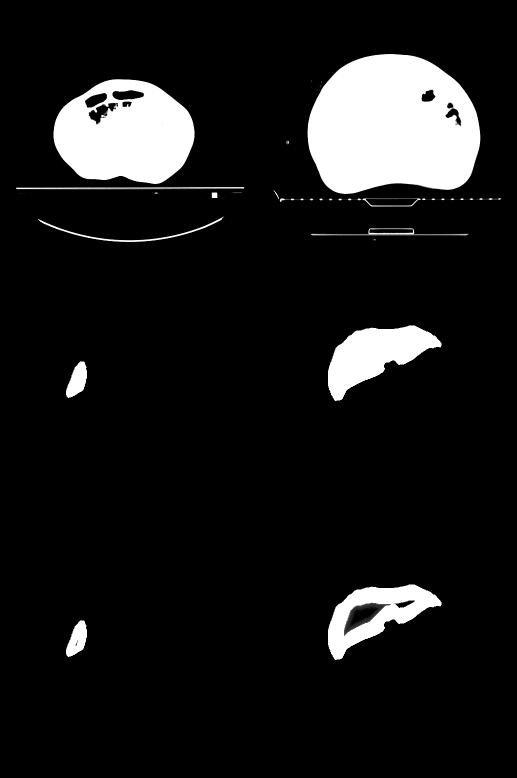
#> input picture onur/repo/train_batch.png, 1034 x 1556 px, given as the content of the folder /home/caki/desktop/projects/unet/unet-tf/rose2/train, which was not available (shown at 1/2 size)
$ jupyter execute --allow-errors skelaton_reg.ipynb   (text cells are left out)
#> lines starting #> are read from the running program, lines starting #| are printed output that depends on the picture; after the words box and inside, x2 and y2 are one past the last pixel; in counts of white or black regions, pixels touching at a corner belong together; pictures that were not available may be replaced by others from this repository, and a replacement may not be noted
[cell 1]
import tensorflow as tf
import keras
print(tf.__version__)

[cell 2]
print("Num GPUs Available: ", len(tf.config.list_physical_devices('GPU')))
#> (this line was passed over: tensorflow is not available in this run)

[cell 3]
import os
import pandas as pd
import re
import numpy as np
import matplotlib.pyplot as plt
import cv2
from tensorflow.keras.callbacks import ModelCheckpoint
from tqdm import tqdm

[cell 4]
# Encoder Utilities

# [60 lines left out: functions conv2d_block, encoder_block, encoder, not called in this run]

[cell 5]
# [8 lines left out: function bottleneck, not called in this run]

[cell 6]
# Decoder Utilities

# [69 lines left out: functions decoder_block, decoder_binary, decoder_reg, not called in this run]

[cell 7]
OUTPUT_CHANNELS = 1

def unet():
    '''
    Defines the UNet by connecting the encoder, bottleneck and decoder.
    '''

    # specify the input shape
    inputs = tf.keras.layers.Input(shape=(512, 512,1,))

    # feed the inputs to the encoder
    encoder_output, convs = encoder(inputs)

    # feed the encoder output to the bottleneck
    bottle_neck = bottleneck(encoder_output)

    # feed the bottleneck and encoder block outputs to the decoder
    # specify the number of classes via the `output_channels` argument
    output_bin = decoder_binary(bottle_neck, convs, output_channels=OUTPUT_CHANNELS)

    output_reg = decoder_reg(bottle_neck, convs, output_channels=OUTPUT_CHANNELS)


    # create the model
    model = tf.keras.Model(inputs=inputs, outputs=[output_bin,output_reg])

    return model

# instantiate the model
#> (the rest of this cell did not finish here and is left out)

[cell 8]
train_path = '/home/caki/desktop/projects/unet/unet-tf/rose2/train'
val_path = '/home/caki/desktop/projects/unet/unet-tf/rose2/test'

[cell 9]
image_ext = ['.png','.jpg']
def natural_sort(l):
    def convert(text): return int(text) if text.isdigit() else text.lower()
    def alphanum_key(key): return [convert(c)
                                   for c in re.split('([0-9]+)', key)]
    return sorted(l, key=alphanum_key)

def get_image_list(path):
    image_names = []
    for maindir, subdir, file_name_list in os.walk(path):
        for filename in file_name_list:
            if '_label' not in filename:
                apath = os.path.join(maindir, filename)
                ext = os.path.splitext(apath)[1]
                if ext in image_ext:
                    image_names.append(apath)
    return natural_sort(image_names)

[cell 10]
train_images = get_image_list(train_path)
val_images = get_image_list(val_path)

[cell 11]
print(len(train_images))
print(len(val_images))

[cell 12]
class DataGenerator(keras.utils.Sequence):

    def __init__(self, image_list, input_size, batch_size, aug_rate, debug=False, augmentor=None):
        self.image_list = image_list
        print("Data Length: {}".format(len(self.image_list)))
        self.input_height = input_size[0]
        self.input_width = input_size[1]
        self.input_channel = input_size[2]

        self.batch_size = batch_size
        self.augmentor = augmentor
        self.aug_rate = aug_rate
        self.on_epoch_end()
        self.debug_images = debug
    def __len__(self):
        #'the number of batches(iteration) per epoch'
        return int(np.floor(len(self.image_list) / self.batch_size))

    # method that is called after every epoch.
    # We can add routines like shuffling here.
    def on_epoch_end(self):
        self.indexes = np.arange(len(self.image_list))
        np.random.shuffle(self.indexes)

    def __getitem__(self, index):
        indexes = self.indexes[index * self.batch_size : (index + 1) * self.batch_size]

        # select data and load images
        masks_dist = []
        masks_bin = []
        images = []

        for k in indexes:

            #read image
            image = cv2.resize(cv2.imread(
                self.image_list[k],0), (self.input_height, self.input_width))
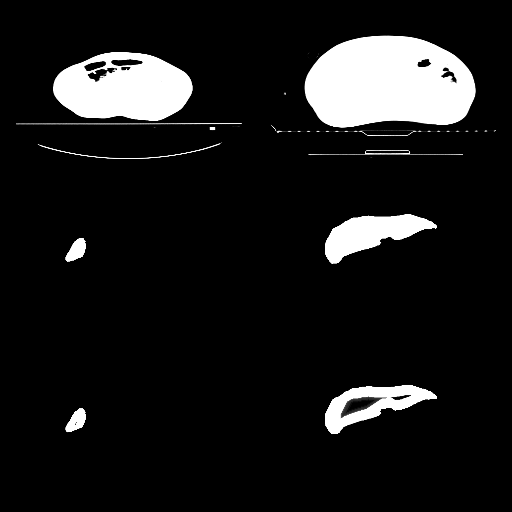
#> image: shape (512, 512); min 0, max 255, mean 25.3
            image = np.expand_dims(image, axis=-1)

            #read label mask
            mask_path = self.image_list[k][:self.image_list[k].rfind('.')] + '_label.png'
            mask_bin = cv2.resize(cv2.imread(mask_path, 0), (self.input_height, self.input_width))


            mask_path = self.image_list[k][:self.image_list[k].rfind('.')] + '_dist_label.png'
            mask_dist = cv2.resize(cv2.imread(mask_path, 0), (self.input_height, self.input_width))
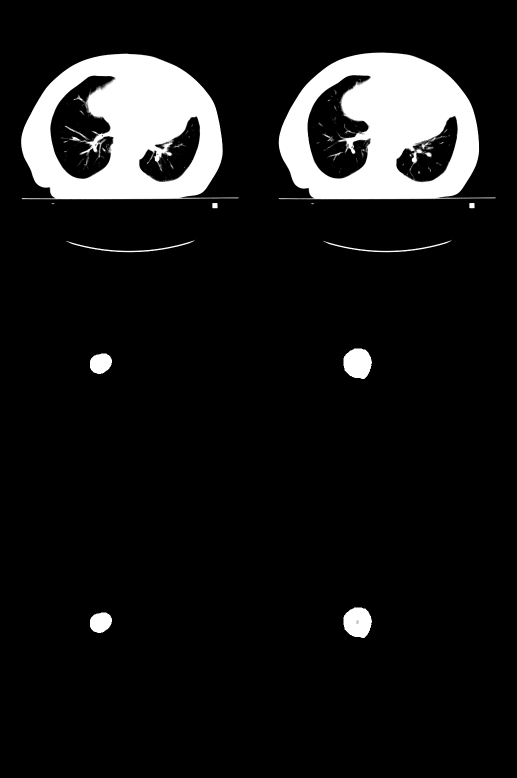
#> input picture onur/repo/val_batch.png, 1034 x 1556 px, given in place of train_batch_dist_label.png, which was not available (shown at 1/2 size)
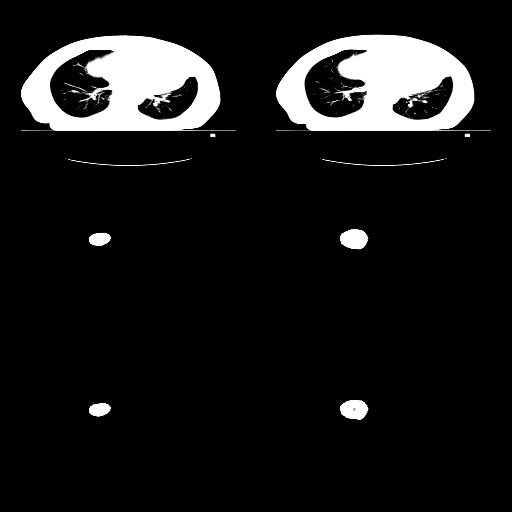
#> mask_dist: shape (512, 512); min 0, max 255, mean 24.8
            # mask = np.expand_dims(mask, axis=-1)

            #preprocess image
            #image = cv2.cvtColor(image, cv2.COLOR_BGR2RGB)
            image = image.astype("float32")/255.
#> image: shape (512, 512, 1) float32
            #image = (image - image.mean())/image.std()


            #preprocess mask
            mask_dist = mask_dist.astype("float32") / 255.
            mask_dist = np.expand_dims(mask_dist,axis=-1)

            mask_bin = mask_bin.astype("float32") / 255.
            mask_bin = np.expand_dims(mask_bin,axis=-1)

            #multiclass classificatin
            #mask = mask - 1
            #mask_one_hot = np.zeros((mask.shape[0], mask.shape[1], 4))
            #for i, unique_value in enumerate(np.unique(mask)):
            #    mask_one_hot[:, :, i][mask == unique_value] = 1

            masks_dist.append(mask_dist)
            masks_bin.append(mask_bin)

            images.append(image)


        if self.debug_images:
            if not os.path.exists(debug_input):
                os.mkdir(debug_input)
            for c,image in enumerate(images):
                cv2.imwrite("debug_input/"+str(c)+"_org.jpg", image)

        # augment data
        if (self.augmentor and np.random.random()<self.aug_rate):
            images, masks = self.augmentor(images, masks)


        if (self.augmentor and np.random.random()<self.aug_rate) and self.debug_images:
            for c,image in enumerate(images):
                cv2.imwrite("Aug Debug/"+str(c)+"_aug.jpg", image)

            sys.exit(0)

        if self.debug_images:
            sys.exit(0)
        images = np.array(images, dtype=np.float32)
        masks_bin = np.array(masks_bin, dtype=np.uint8)
        masks_dist = np.array(masks_dist, dtype=np.float32)

        return images, [masks_bin, masks_dist]

[cell 13]
BATCH_SIZE = 1
train_gen = DataGenerator(
    train_images, (512,512,1), BATCH_SIZE, 0)

[cell 14]
val_gen = DataGenerator(
    val_images, (512,512,1), BATCH_SIZE, 0)

[cell 15]
def display(display_list,titles=[], display_string=None):
    '''displays a list of images/masks'''

    plt.figure(figsize=(15, 15))

    for i in range(len(display_list)):
        plt.subplot(1, len(display_list), i+1)
        plt.title(titles[i])
        plt.xticks([])
        plt.yticks([])
        if display_string and i == 1:
            plt.xlabel(display_string, fontsize=12)
        img_arr = tf.keras.preprocessing.image.array_to_img(display_list[i])
        plt.imshow(img_arr)

    plt.show()


# [6 lines left out: function show_image_from_dataset, not called in this run]

#> (a cell that did not finish here is left out)

[cell 17]
from tensorflow.keras.losses import binary_crossentropy, MeanSquaredError
# [5 lines left out: function _dice_loss, not called in this run]

def CEDLLoss(y_true, y_pred):
    return binary_crossentropy(y_true, y_pred) + _dice_loss(y_true, y_pred)

#> (a cell that did not finish here is left out)

[cell 19]
model_save_dir = '/home/caki/desktop/projects/unet/unet-tf/savedir'
#> (the rest of this cell did not finish here and is left out)

[cell 20]
TRAIN_LENGTH = len(train_images)
EPOCHS = 50
VAL_SUBSPLITS = 1
STEPS_PER_EPOCH = TRAIN_LENGTH // BATCH_SIZE
VALIDATION_STEPS = len(val_images)//BATCH_SIZE//VAL_SUBSPLITS

# this will take around 20 minutes to run
#> (the rest of this cell did not finish here and is left out)

[cell 21]
def plot_metrics(metric_name, title):
    '''plots a given metric from the model history'''
    plt.title(title)
    #plt.ylim(ylim)
    plt.plot(model_history.history[metric_name],color='blue',label=metric_name)
    plt.plot(model_history.history['val_' + metric_name],color='green',label='val_' + metric_name)
#> (the rest of this cell did not finish here and is left out)

#> (a cell that did not finish here is left out)

[cell 23]
# [20 lines left out: function class_wise_metrics, not called in this run]

[cell 24]
class_names = ['background', 'vein']

[cell 25]
results_dict = {'IoU':{},'Dice':{}}
for metric in results_dict:
    for clss in class_names:
        results_dict[metric][clss] = []
#> `_ , gt_binary_mask = cv2.threshold(mask, 20, 1, cv2.THRESH_BINARY)`:
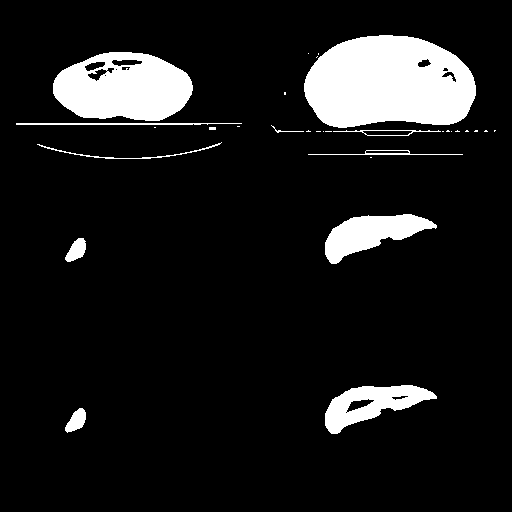
#> gt_binary_mask: shape (512, 512); values 0 (black) and 1 (white), 10.4% white; 31 white regions (19 under 20 px), largest, box (x1, y1, x2, y2) and area: (304, 35, 476, 128) 12664, (53, 52, 193, 121) 7162, (325, 214, 437, 264) 2847
results_dict

[cell 26]
results_save_dir = '/home/caki/desktop/projects/unet/unet-tf/results'

[cell 27]
val_images

[cell 28]
# [5 lines left out: function post_process_reg, not called in this run]

[cell 29]
# [5 lines left out: function post_process_binarymask, not called in this run]

#> (a cell that did not finish here is left out)
